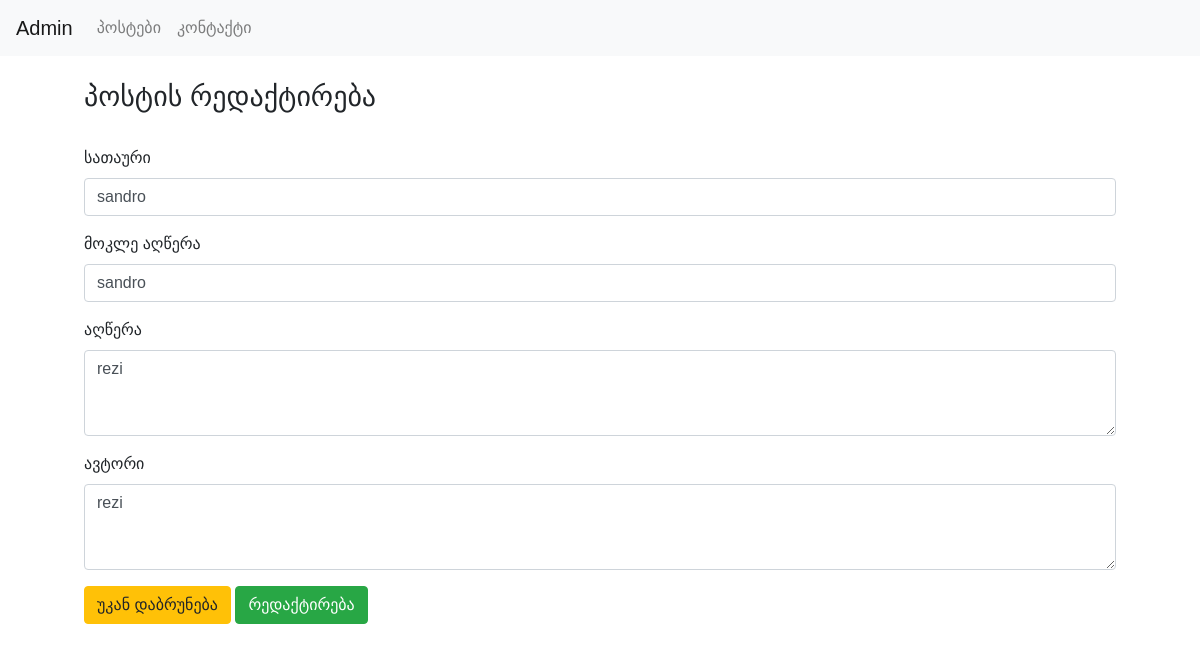
The page /admin/update_item/46 on the database as committed earlier.
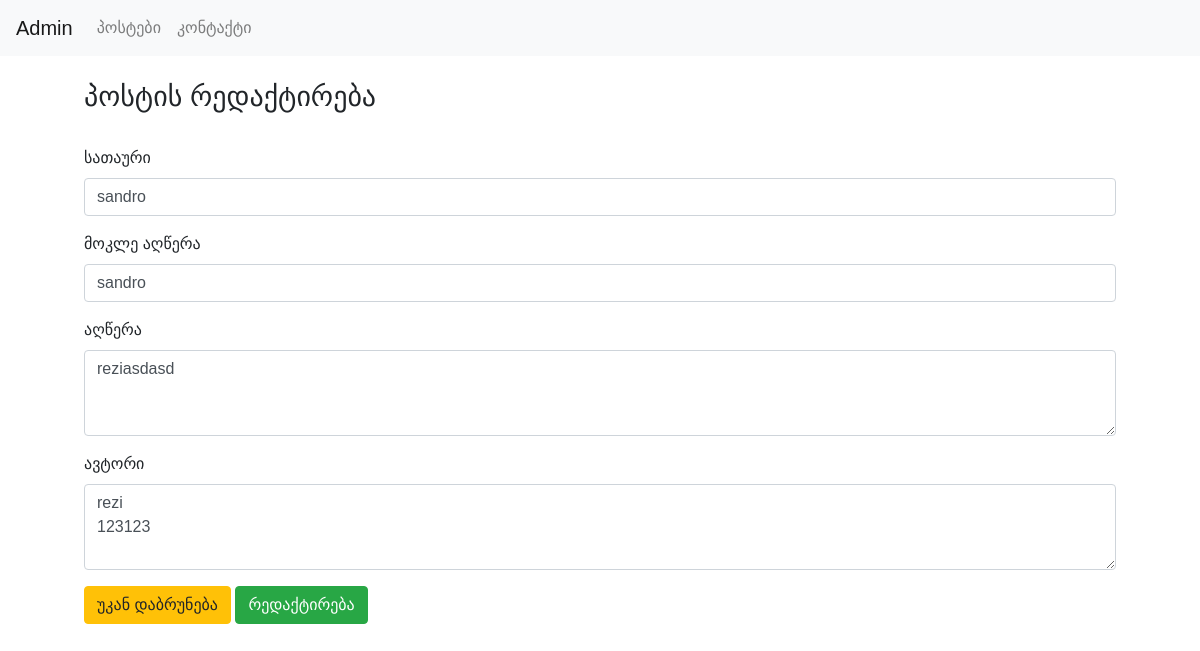
The same page on the database as committed later.
### tables this page shows
CREATE TABLE posts (
                id INTEGER PRIMARY KEY AUTOINCREMENT,
                title TEXT NOT NULL,
                description TEXT NOT NULL,
                author TEXT NOT NULL
            , short_description TEXT NOT NULL DEFAULT '');

### main.py (the view, shortened to what this page needs)
@app.route('/admin/update_item/<int:id>', methods=['GET', 'POST'])
def update_item(id):
    posts = []
    conn = sqlite3.connect('my_blogs.db')
    if request.method == 'GET':
        c = conn.cursor()
        c.execute(''' SELECT * FROM posts WHERE id = ? ''', (id,))
        rows = c.fetchall()
        conn.close()
        for row in rows:
            posts.append(
                {'id': row[0], 'title': row[1], 'description': row[2], 'author': row[3], 'short_description': row[4]})
        return render_template('update_item.html', post = posts[0])

### templates/update_item.html (shortened to what this page needs)
<!doctype html>
<html lang="en">
<head>
    <link rel="stylesheet" href="https://cdn.jsdelivr.net/npm/bootstrap@4.4.1/dist/css/bootstrap.min.css"
>
</head>
<body>
{% include 'admin_header.html' %}
<div class="main-box">
    <h3>პოსტის რედაქტირება</h3>
    <br>
    <form action={{url_for('update_item', id=post['id'])}} method="POST">
        <div class="form-group">
            <label for="exampleFormControlInput1">სათაური</label>
            <input type="text" class="form-control" id="exampleFormControlInput1" name="title"
                   placeholder="ჩაწერეთ პოსტის სათაური" value="{{post['title']}}" required>
        </div>
        <div class="form-group">
            <label for="exampleFormControlInput2">მოკლე აღწერა</label>
            <input type="text" class="form-control" id="exampleFormControlInput2" name="short_description"
                   placeholder="ჩაწერეთ მოკლე აღწერა" value="{{post['short_description']}}" required>
        </div>
        <div class="form-group">
            <label for="exampleFormControlTextarea1">აღწერა</label>
            <textarea class="form-control" id="exampleFormControlTextarea1" name="description" rows="3"
                      placeholder="ჩაწერეთ პოსტის აღწერა" required>{{post['description']}}</textarea>
        </div>
        <div class="form-group">
            <label for="exampleFormControlTextarea1">ავტორი</label>
            <textarea class="form-control" id="exampleFormControlTextarea2" name="author" rows="3"
                      placeholder="დაწერეთ ავტორი" required>{{post['author']}}</textarea>
        </div>
        <a href="/admin/create_items" class="btn btn-warning">უკან დაბრუნება</a>
        <button type="submit" class="btn btn-success">რედაქტირება</button>
    </form>
</div>
<br>
<br>
<br>
<br>
<br>
<br>
<br>
<br>
<br>
<br>
<br>
<br>
<br>
<br>
<br>
</body>
</html>

### templates/admin_header.html (shortened to what this page needs)
<nav class="navbar navbar-expand-lg navbar-light bg-light">
    <a class="navbar-brand" href="/admin">
        Admin
    </a>
    <div class="collapse navbar-collapse" id="navbarSupportedContent">
        <ul class="navbar-nav mr-auto">
            <li class="nav-item">
                <a class="nav-link" href={{url_for('create_items')}}>პოსტები <span class="sr-only">(current)</span></a>
            </li>
            <li class="nav-item">
                <a class="nav-link" href={{url_for('admin_contacts')}}>კონტაქტი</a>
            </li>
        </ul>
    </div>
</nav>

### templates/update_item.html (style rules this page uses)
body { font-family: "ALK Sanet", sans-serif; }
.main-box { width: 86%; margin-left: 7%; margin-top: 2%; }

Rows that differ between the two databases and show on the page:
changed posts "sandro": description "rezi" → "reziasdasd"; author "rezi" → "rezi 123123"
